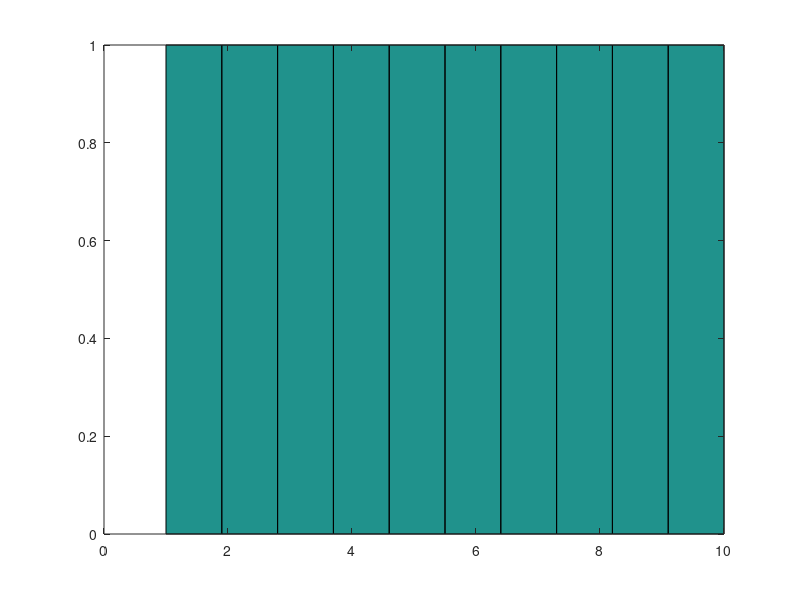

The MATLAB script that drew this image: (Note: this script raises an error after producing the figure.)
%% Lesson 4a: Functions
%
% Objectives:
% - Explore MATLAB's function-calling syntax and semantics.
% - Explore anonymous functions.
% - Explore local functions.
% - Explore regular functions.
clear; clc; close all;

%% Functions
% Functions in any programming language are the means of abstraction.
% In functional programming, they are a fundamental structure with the
% power to build any complex form. In imperative and scientific computing,
% functions are useful to prevent code duplication and improve
% maintainability.
%
% There are a few varieties of MATLAB, each of which has very different
% syntax and semantics, so buckle up!
%
% (Insider information from MathWorks: MATLAB is working on
% improving the support/accesibility of functional programming! So there
% may be some improvements in the near future!)
%
% Note: this lecture was heavily modified by a functional-programming fan!

%% Using functions
% All functions are called (invoked) in the same manner: by using the
% function's name followed by the list of parameters with which to invoke
% the function.
z = zeros(1, 3);
mean([1, 2, 3, 4, 5]);

% Functions may have optional parameters, and they may behave differently
% when called with different inputs (polymorphism) or when different
% numbers of outputs are expected. They may also return zero, one, or 
% multiple values.
size1 = size(z);
size2 = size(z, 2);     % optional second parameter

hist(1:10);             % displays a historgram
a = hist(1:10);         % stores a histogram into the variable a, and does
                        % not display a histogram

[r1, r2] = HelloWorld("Jon", "Lam");    % Function returning multiple
                        % values (HelloWorld defined later in file)

% There is a second way that you've seen to call functions, called "command
% syntax." These are translatable to the regular function syntax. Any
% textual arguments in this syntax will be interpreted as strings, which is
% similar to UNIX sh commands arguments (hence "command" syntax).
clear a b;              % clear("a", "b")
close all;              % close("all")
mkdir test;             % mkdir("test")
rmdir test;             % rmdir("test")

% Note that if a function takes no arguments, the parentheses may also be
% omitted. (This is not true for anonymous functions, as we will see.)
clc;                    % clc()
figure;                 % figure()

%% Anonymous functions
% Anonymous functions are defined with the following syntax:
%
% @(arg1, arg2, ...) fun_body
%
% These allow us to conveniently define functions inline, and perform some
% functional programming capabilities. In other programming languages, they
% may be known as "arrow functions" or "lambda functions."
cube = @(x) x.^3;
parabaloid = @(x, y) x.^2 + y.^2;

% Call these functions like any other function.
cube(3);
parabaloid(3, 4);

% As the name suggests, anonymous functions don't have to be assigned
% names; by themselves, they are "function values" or "function
% expressions" and can be handled like any other expression. (I.e.,
% "first-class" functions). Usually, we assign it to a variable to name it,
% just as we do for most useful expressions.
@(x) x.^3;
cube_fnval = ans;

% Anonymous functions can capture variables from the surrounding scope.
% They may exist anywhere an expression may exist (e.g., within the body of
% another function).
outside_variable = 3;
capture_fn = @() outside_variable;
outside_variable = 4;

capture_fn;                     % What will this return?
capture_fn();                   % What will this return?

% Lexical scoping and closures apply! This allows for some degree of
% functional programming (e.g., function currying).
curried_sum = @(x) @(y) x + y;
add_two = curried_sum(2);
add_two(5);                     % The binding x <- 2 is captured in
                                % add_two's lexical closure

% add_two(2)(5)                 % Can't do this due to MATLAB's syntax,
                                % just like how you can't double-index
                                % an expression

%% Example: Higher-order functions
% An example of passing functions around like any other variable.
% (Functions that accept other functions as parameters or return a function
% are called "higher-order functions.")
%
% In this example, compose is the function composition operator.
% compose(f,g) = (f o g). It is a HOF because it takes two functions as
% parameters, and it returns a function.
compose = @(f, g) @(x) f(g(x));
add_three = @(x) x + 3;
times_four = @(x) x * 4;
x_times_four_plus_three = compose(add_three, times_four);

x = 0:10;
y = x_times_four_plus_three(x);
plot(x, y);
grid on;

%% Normal Functions
% "Normal functions" (so-called because they were the first type of
% function in MATLAB) are defined using the syntax shown below, and are
% invoked in the same way as anonymous functions.
%
% Note that normal functions cannot be passed around as variables, and this
% makes a functional-programming style impossible using normal functions.
%
% Unlike anonymous functions, normal functions may include multiple
% statements, may return multiple values, are invoked if appearing in an
% expression without parentheses, and do not capture variables from the
% surrounding scope/workspace.
%
% There are two types of normal functions: "public" normal functions, which
% must be placed at the beginning of a *.m file with the same name as the
% function, or local/private normal functions, which may appear at the end
% of a *.m file (after anything that is not a function). Both types of
% normal functions must appear after any statements in the file; in other
% words, a file defining a non-local function can only contain a list of
% function definitions, the first of is public and the rest of which are
% private. As the name suggests, local functions are only in scope in the
% file in which they are defined, whereas public functions may be
% accessible if they are on the MATLAB path.
%
% You don't need to understand all this right now; this brief explanation 
% and the MATLAB documentation can serve as a reference for your future 
% MATLAB endeavors.

%% The MATLAB Path
% In order to call a public function defined in another file, the function
% file must be in the current folder or on the MATLAB path.
matlabpath;                 % Print out MATLAB path

%% Invoking regular functions
% Note that this section is before the local function definition because
% the local function must be defined after all statements in the script.
%
% distance() is a public function defined in the file distance.m
% HelloWorld() is a local function defined below
distance(3, 4);
HelloWorld("Jon", "Lam");   % Invoking HelloWorld and ignoring outputs

%% Defining a local function
function [res1, res2] = HelloWorld(name1, name2)
    fprintf("Hello, world! %s %s\n", name1, name2);
    res1 = 3;
    res2 = [5 6];
end
